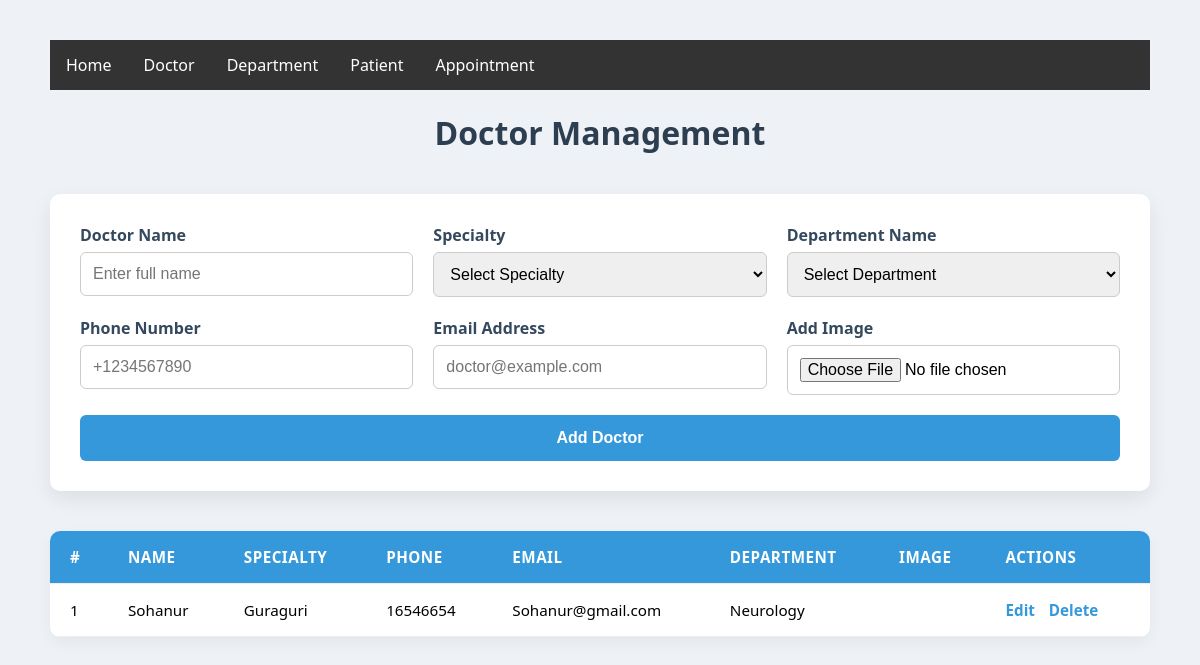
Before: /doctorPage/ with the older database file.
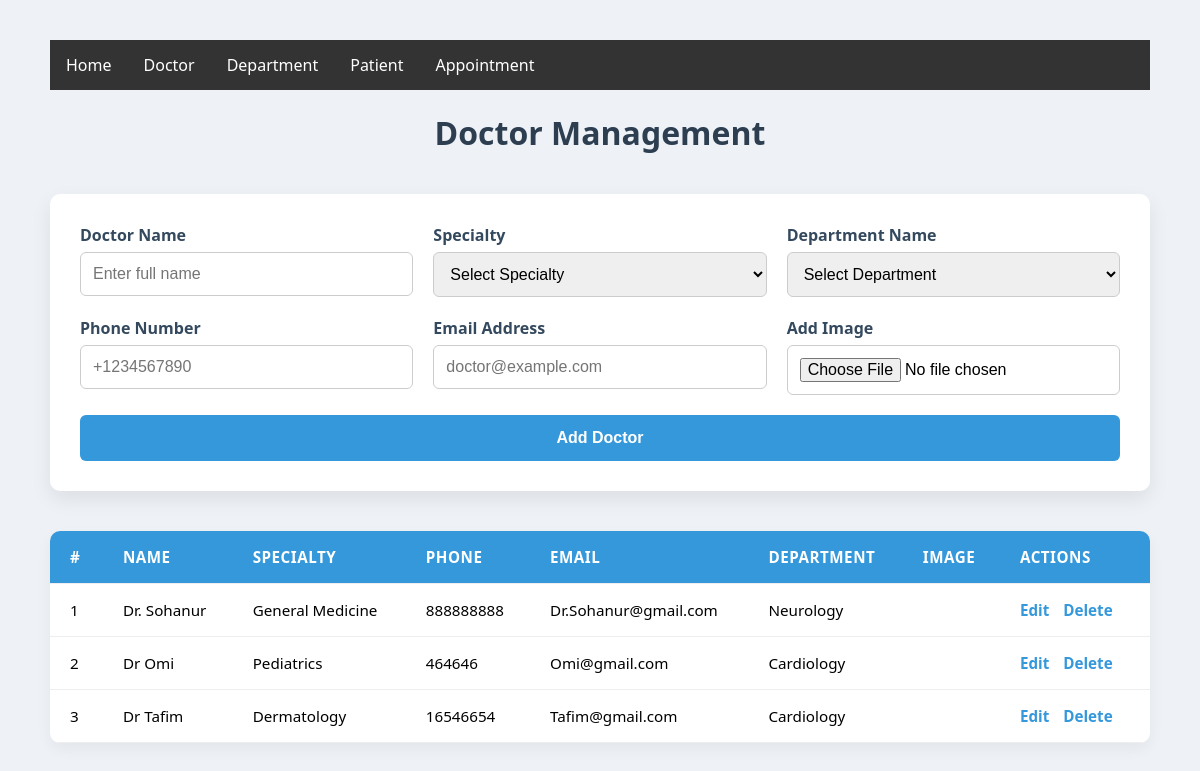
After: the same page with the newer database file.
### myApp/models.py (models this page shows, shortened)
class DoctorModel(models.Model):
    DoctorName=models.CharField(max_length=100,null=True)
    Specialization=models.CharField(max_length=100,null=True)
    phone=models.CharField(max_length=100,null=True)
    email=models.EmailField(max_length=100,null=True)
    department=models.ForeignKey(DepartmentModel,max_length=100,null=True,on_delete=models.CASCADE,related_name="my_department")
    doctor_image=models.ImageField(null=True,upload_to="Media/Doctor_Picture")

class DepartmentModel(models.Model):
    DepartmentName=models.CharField(max_length=100,null=True)
    DepartmentDescription=models.TextField(max_length=100,null=True)

### myApp/views.py (the view, shortened to what this page needs)
# urls.py: path('doctorPage/',doctorPage,name="doctorPage"),
def doctorPage(request):
    doctors=DoctorModel.objects.all()
    departments=DepartmentModel.objects.all()
    context={
        'doctors':doctors,
        'departments':departments
    }
    return render(request,"doctorPage.html",context)

### Templates/doctorPage.html (shortened to what this page needs)
{% extends 'base.html' %}
{% block body %}
<!DOCTYPE html>
<html lang="en">
<head>
</head>
<body>
  <h1>Doctor Management</h1>
  <form method="POST" action="" enctype="multipart/form-data">
    <div>
      <label for="name">Doctor Name</label>
      <input type="text" id="name" name="name" placeholder="Enter full name" required />
    </div>
    <div>
      <label for="specialty">Specialty</label>
      <select id="specialty" name="specialty" required>
        <option value="" disabled selected>Select Specialty</option>
      </select>
    </div>
    <div>
      <label for="department">Department Name</label>
      <select id="department" name="Departmet_id" required>
        <option value="" disabled selected>Select Department</option>
      </select>
    </div>
    <div>
      <label for="phone">Phone Number</label>
      <input type="tel" id="phone" name="phone" placeholder="+1234567890" required />
    </div>
    <div>
      <label for="email">Email Address</label>
      <input type="email" id="email" name="email" placeholder="doctor@example.com" required />
    </div>
     <div>
      <label for="email">Add Image</label>
      <input type="file" id="email" name="Doctor_Image"  required />
    </div>
    <button type="submit">Add Doctor</button>
  </form>
  <table>
    <thead>
      <tr>
        <th>#</th>
        <th>Name</th>
        <th>Specialty</th>
        <th>Phone</th>
        <th>Email</th>
        <th>Department</th>
        <th>Image</th>
        <th>Actions</th>
      </tr>
    </thead>
    <tbody>
      {% if doctors %}
        {% for i in doctors %}
          <tr>
            <td>{{ forloop.counter }}</td>
            <td>{{ i.DoctorName }}</td>
            <td>{{ i.Specialization }}</td>
            <td>{{ i.phone }}</td>
            <td>{{ i.email }}</td>
            <td>{{ i.department.DepartmentName }}</td>
            <td>
            </td>
            <td class="actions">
              <a href="{% url 'DoctoreditPage' i.id %}">Edit</a>
              <a href="{% url 'DoctordeletePage' i.id %}">Delete</a>
            </td>
          </tr>
        {% endfor %}
      {% else %}
        <tr>
          <td colspan="7" class="no-data">No doctors added yet.</td>
        </tr>
      {% endif %}
    </tbody>
  </table>
</body>
</html>
{% endblock body %}

### Templates/base.html (shortened to what this page needs)
<!DOCTYPE html>
<html>
<head>
</head>
<body>
{% include 'navbar.html' %}
{% block body %}
{% endblock body %}
</body>
</html>

### Templates/navbar.html
<ul>
  <li><a href=" {% url 'homePage' %} ">Home</a></li>
  <li><a href=" {% url 'doctorPage' %} ">Doctor</a></li>
  <li><a href=" {% url 'departmentPage' %} ">Department</a></li>
  <li><a href=" {% url 'patientPage' %} ">Patient</a></li>
  <li><a href=" {% url 'appointmentPage' %} ">Appointment</a></li>
</ul>

### Templates/base.html (style rules this page uses)
body { margin: 0; padding: 0; }
ul { list-style-type: none; margin: 0; padding: 0; overflow: hidden; background-color: #333333; }
ul li { float: left; }
ul li a { display: block; color: white; text-align: center; padding: 14px 16px; text-decoration: none; }

### Templates/doctorPage.html (style rules this page uses)
body { font-family: 'Segoe UI', Tahoma, Geneva, Verdana, sans-serif; background-color: #eef1f6; margin: 0; padding: 40px 20px; max-width: 1100px; margin-left: auto; margin-right: auto; }
h1 { text-align: center; color: #2c3e50; margin-bottom: 40px; }
form { background-color: #fff; padding: 30px; border-radius: 10px; box-shadow: 0 8px 20px rgba(0,0,0,0.08); display: grid; grid-template-columns: repeat(auto-fit, minmax(250px, 1fr)); gap: 20px; margin-bottom: 40px; }
label { font-weight: 600; margin-bottom: 6px; display: block; color: #34495e; }
input, select { padding: 12px; border-radius: 6px; border: 1px solid #ccc; font-size: 1rem; width: 100%; box-sizing: border-box; transition: 0.2s border-color; }
button { grid-column: 1 / -1; padding: 14px; background-color: #3498db; color: white; border: none; font-size: 1rem; font-weight: bold; border-radius: 6px; cursor: pointer; transition: background-color 0.3s ease; }
table { width: 100%; border-collapse: collapse; background: #fff; border-radius: 10px; overflow: hidden; box-shadow: 0 6px 15px rgba(0,0,0,0.05); }
th, td { padding: 16px 20px; text-align: left; border-bottom: 1px solid #eee; font-size: 0.95rem; }
th { background-color: #3498db; color: white; font-weight: 600; text-transform: uppercase; letter-spacing: 0.5px; }
.actions a { margin-right: 10px; text-decoration: none; color: #3498db; font-weight: bold; transition: color 0.2s ease; }

Changed rows visible on the page:
changed DoctorModel "Neurology": DoctorName "Sohanur" → "Dr. Sohanur"; Specialization "Guraguri" → "General Medicine"; phone "16546654" → "888888888"; email "Sohanur@gmail.com" → "Dr.Sohanur@gmail.com"
added DoctorModel: DoctorName "Dr Omi", Specialization "Pediatrics", phone "464646", email "Omi@gmail.com", department.DepartmentName "Cardiology"
added DoctorModel: DoctorName "Dr Tafim", Specialization "Dermatology", phone "16546654", email "Tafim@gmail.com", department.DepartmentName "Cardiology"
